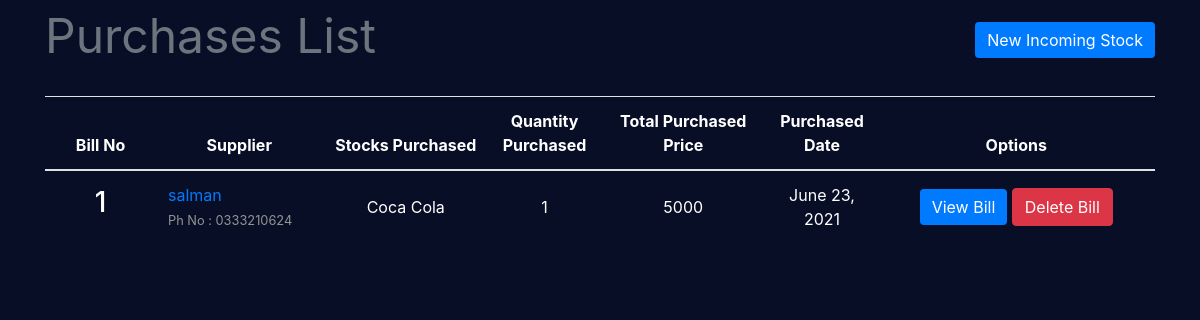
The page /transactions/purchases/ on the database its author committed.
### transactions/models.py (models this page shows, shortened)
class PurchaseBill(models.Model):
    billno = models.AutoField(primary_key=True)
    time = models.DateTimeField(auto_now=True)
    supplier = models.ForeignKey(Supplier, on_delete = models.CASCADE, related_name='purchasesupplier')
    def get_items_list(self):
        return PurchaseItem.objects.filter(billno=self)
    def get_total_price(self):
        purchaseitems = PurchaseItem.objects.filter(billno=self)
        total = 0
        for item in purchaseitems:
            total += item.totalprice
        return total

class Supplier(models.Model):
    id = models.AutoField(primary_key=True)
    name = models.CharField(max_length=150)
    phone = models.CharField(max_length=12, unique=True)
    address = models.CharField(max_length=200)
    email = models.EmailField(max_length=254, unique=True)
    gstin = models.CharField(max_length=13, unique=True)
    is_deleted = models.BooleanField(default=False)
    def __str__(self):
	    return self.name

class PurchaseItem(models.Model):
    billno = models.ForeignKey(PurchaseBill, on_delete = models.CASCADE, related_name='purchasebillno')
    stock = models.ForeignKey(Stock, on_delete = models.CASCADE, related_name='purchaseitem')
    quantity = models.IntegerField(default=1)
    perprice = models.IntegerField(default=1)
    totalprice = models.IntegerField(default=1)

### transactions/views.py (the view)
class PurchaseView(ListView):
    model = PurchaseBill
    template_name = "purchases/purchases_list.html"
    context_object_name = 'bills'
    ordering = ['-time']
    paginate_by = 10

### project/transactions/templates/purchases/purchases_list.html (shortened to what this page needs)
{% extends "base.html" %}
{% load widget_tweaks %}
{% block content %}
    <div class="row" style="color: #6c757d; font-style: bold; font-size: 3rem;">
        <div class="col-md-8">Purchases List</div>
        <div class="col-md-4">
            <div style="float:right;"> <a class="btn btn-primary" href="{% url 'select-supplier' %}">New Incoming Stock</a> </div>
        </div>
    </div>
    <br>
    <table class="table table-css">
        <thead class="thead-inverse align-middle">
            <tr>
                <th width="10%">Bill No</th>
                <th width="15%">Supplier</th>
                <th width="15%">Stocks Purchased</th>
                <th width="10%">Quantity Purchased</th>
                <th width="15%">Total Purchased Price</th>
                <th width="10%">Purchased Date</th>
                <th width="25%">Options</th>
            </tr>
        </thead>
{% if bills %}
        <tbody>
            {% for purchase in bills %}
            <tr>
                <td class="align-middle"> <h3>{{ purchase.billno }}</h3> </td>
                <td class="">
                    {% if purchase.supplier.is_deleted %}
                        {{ purchase.supplier }}<br>
                    {% else %}
                        <a href="{% url 'supplier' purchase.supplier.name %}">{{ purchase.supplier }}</a> <br>
                    {% endif %}
                    <small style="color: #909494">Ph No : {{ purchase.supplier.phone }}</small>
                </td>
                <td class="align-middle">{% for item in purchase.get_items_list %} {{ item.stock.name }} <br> {% endfor %}</td>
                <td class="align-middle">{% for item in purchase.get_items_list %} {{ item.quantity }} <br> {% endfor %}</td>
                <td class="align-middle">{{ purchase.get_total_price }}</td>
                <td class="align-middle">{{ purchase.time.date }}</td>
                <td class="align-middle"> <a href="{% url 'purchase-bill' purchase.billno %}" class="btn btn-primary">View Bill</a>
                     <a href="{% url 'delete-purchase' purchase.pk %}" class="btn btn-danger">Delete Bill</a> </td>
            </tr>
            {% endfor %}
        </tbody>
    </table>
{% else %}
        <tbody></tbody>
    </table>
    <br><br><br><br><br><br><br><br>
    <div style="color: #6c757d; font-style: bold; font-size: 1.5rem; text-align: center;">WOW, SUCH EMPTY</div>
{% endif %}
{% endblock content %}

### homepage/static/css/main.css (style rules this page uses)
body, html { height: 100%; background-color: #090e27; }
a { color:#007bff; }
.table-css { color:#ffffff; }
.btn-primary { border: none; color: white; text-align: center; text-decoration: none; display: inline-block; font-size: 16px; }
h1, h2, h3, h4, h5, h6 { color: #ffffff; }
.align-middle { text-align: center; }

### rows shown on the page
PurchaseBill: billno "1", supplier "salman", supplier.phone "0333210624", get_total_price "5000", time "June 23, 2021"
PurchaseItem: stock.name "Coca Cola", quantity "1"
